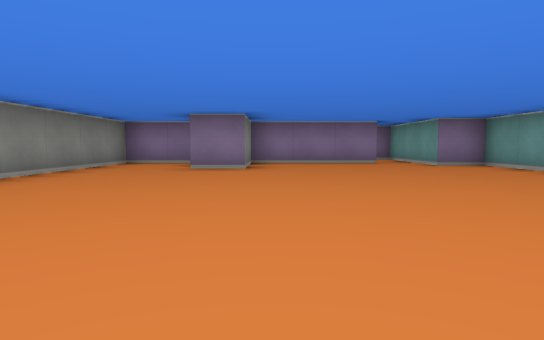
view 1 (above)

14 first-person views from a walk through a cub3D maze. The camera is about half as high as the walls, tilts 4° down and sees 75° across. The floor is counted in squares. Each view is taken from the middle of a square. On the plan, view 1 faces up. The plan holds only what a view shows up to about 9 squares ahead; the rest is blank.

view 2
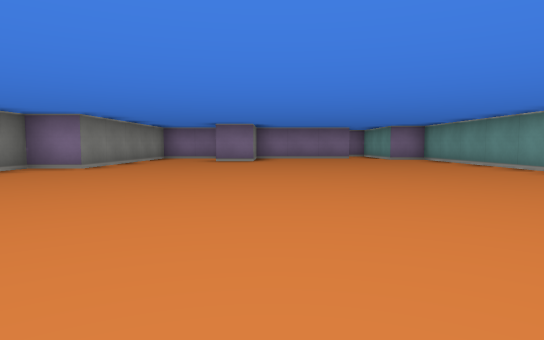

view 3
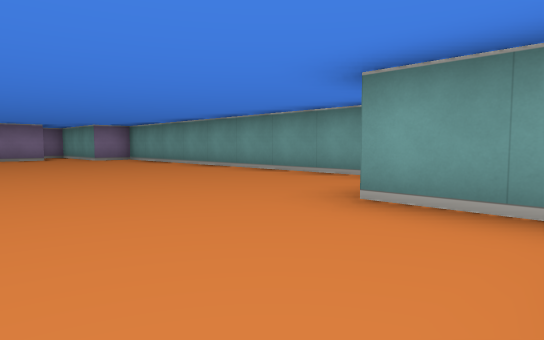

view 4
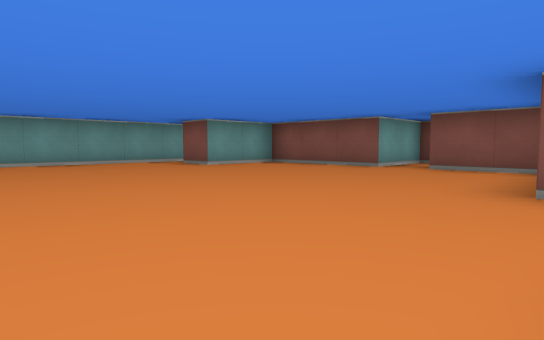

view 5
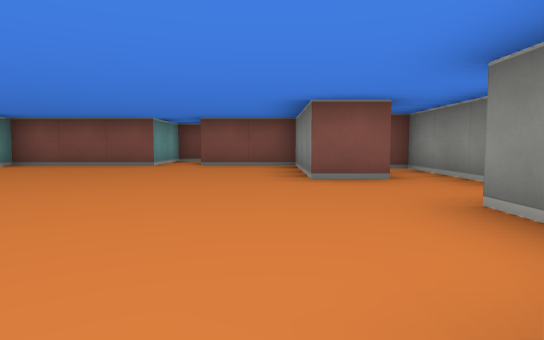

view 6
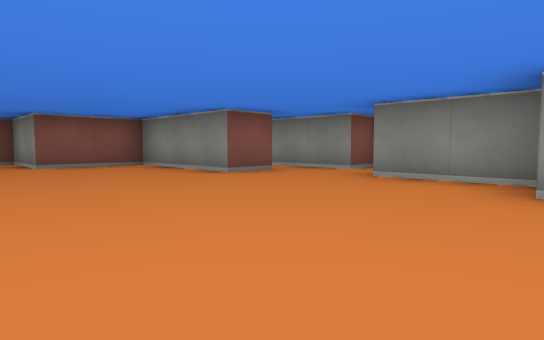

view 7
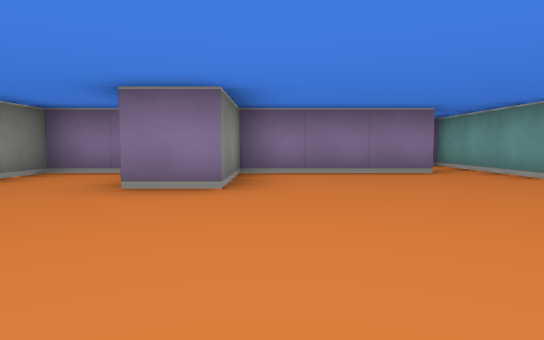

view 8
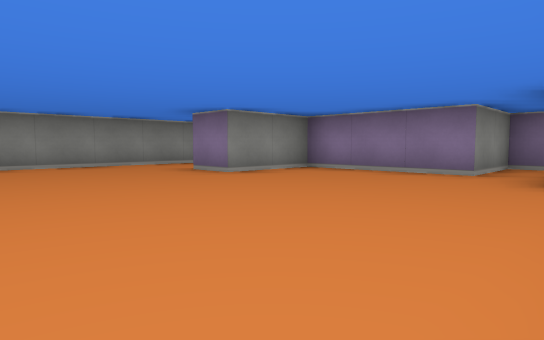

view 9
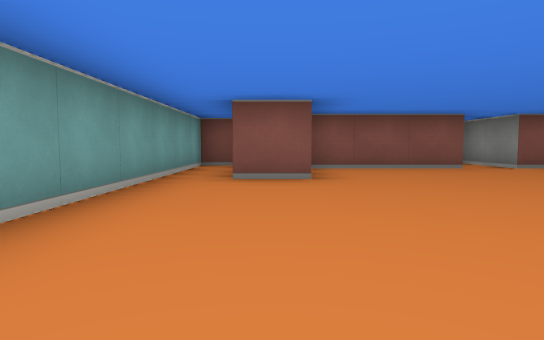

view 10
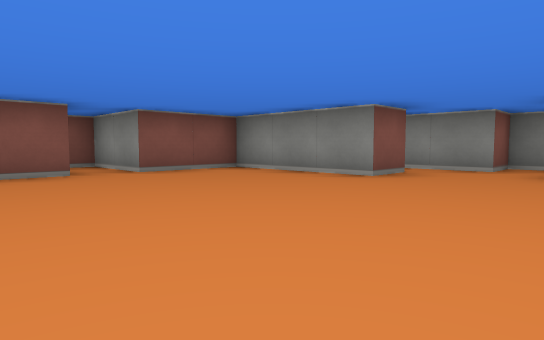

view 11
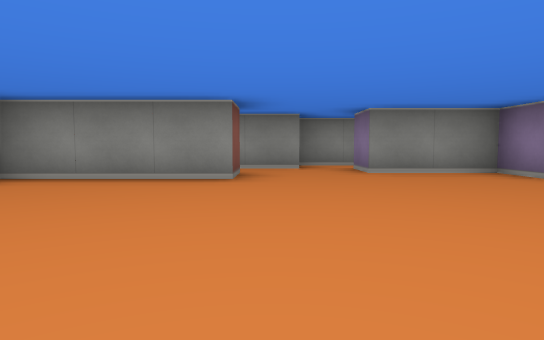

view 12
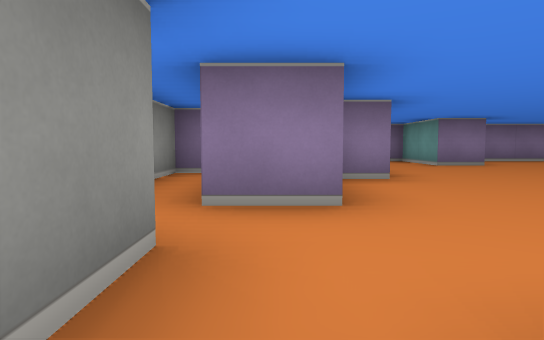

view 13
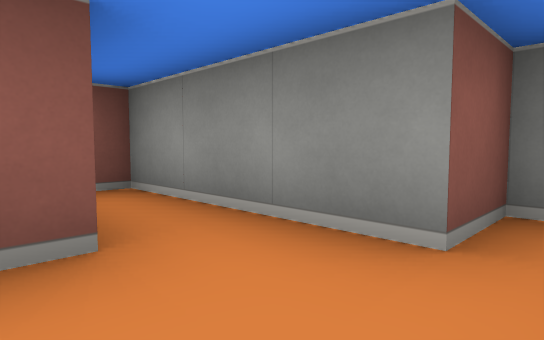

view 14
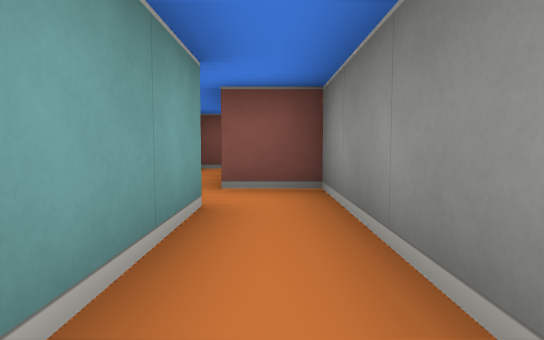

### Floor plan
Points are (right, up) in squares from view 1. A wall is a line through its corners. A room is listed if a view was taken in it or the views show most of it. See-through windows are left out.
Room 1 (views 1, 2, 3, 4, 5, 6, 7, 8, 9, 10, 11, 12, 13)
walls: (-4.6, -0.5) (-3.5, -0.5) (-3.5, -3.5) (-1.5, -3.5) (-1.5, -5.5) (-0.5, -5.5) (-0.5, -3.5) (2.5, -3.5) (2.5, -1.5) (3.5, -1.5); (-5.5, 0.5) (-5.5, -2.5) (-4.6, -2.5); (-1.9, 8.5) (-3.5, 8.5) (-3.5, 3.5) (-4.5, 3.5) (-4.5, 1.5) (-5.5, 1.5); (3.8, -4.5) (4.5, -4.5) (4.5, 7.5) (3.5, 7.5) (3.5, 10.5) (2.5, 10.5) (2.5, 8.5) (-0.5, 8.5) (-0.5, 6.5) (-1.5, 6.5) (-1.5, 8.1)
ways out: opening at (-5, 1) to room 2
Room 2 (view 14)
walls: (-6, 4.5) (-6.5, 4.5) (-6.5, 0.5) (-5.5, 0.5); (-5.5, 1.5) (-5.5, 3.4)
ways out: opening at (-5, 1) to room 1

Positions as (right, up) in squares from view 1, and headings:
1: (0, 0), facing up
2: (0, -3), facing up
3: (0, -3), facing up-right
4: (-4, 3), facing down-right
5: (-3, 4), facing down
6: (0, 4), facing down-left
7: (0, 3), facing up
8: (4, 3), facing up-left
9: (3, 3), facing down
10: (1, 2), facing down-left
11: (1, 0), facing left
12: (-5, -1), facing up
13: (-4, 1), facing down-left
14: (-6, 4), facing down
